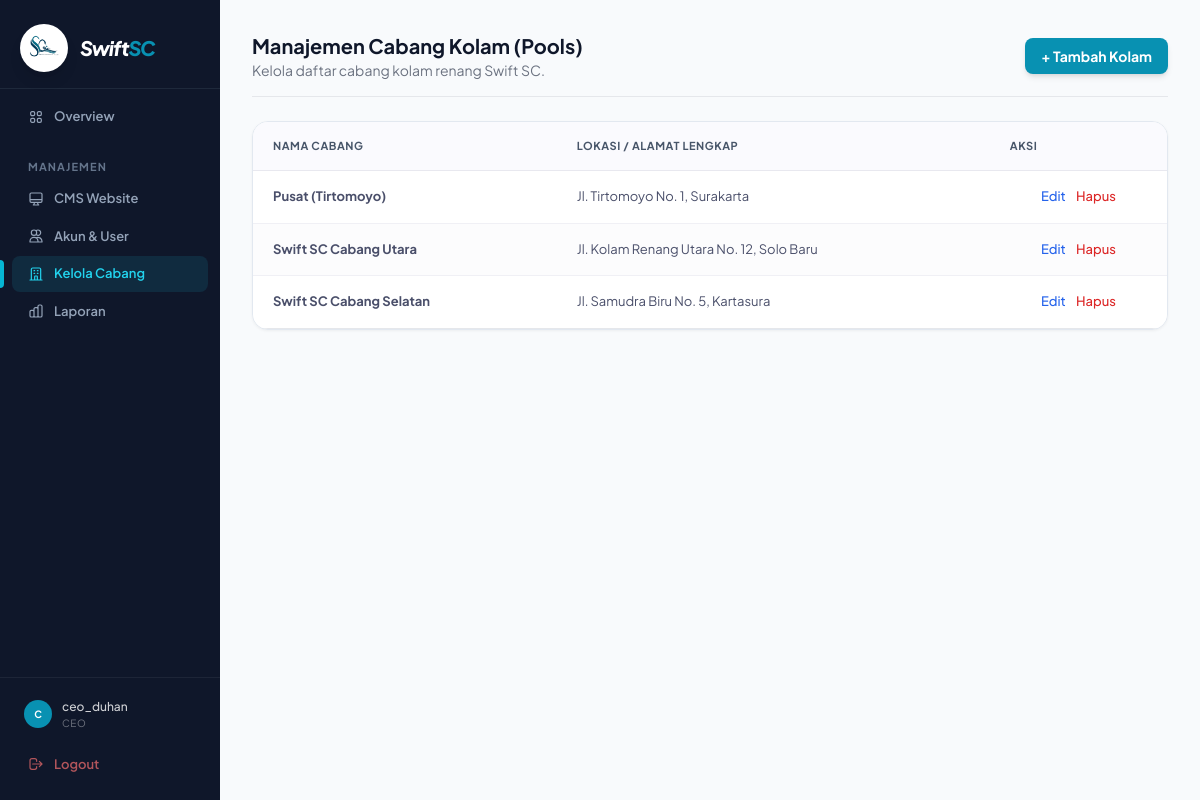
The app's page /ceo/ceo_manage_kolam.php (signed in) with its own data.
### tables this page shows
CREATE TABLE `cabang` (
  `id` int(11) NOT NULL,
  `nama_cabang` varchar(100) NOT NULL,
  `lokasi` text NOT NULL,
  `created_at` timestamp NOT NULL DEFAULT current_timestamp()
);

### ceo/ceo_manage_kolam.php (the view, shortened to what this page needs)
<?php
include '../includes/header.php';
include '../includes/sidebar.php';
include '../includes/koneksi.php';
?>
<div class="lg:ml-[220px] pt-16 lg:pt-0 min-h-screen">
    <div class="p-4 lg:p-8 page-content">
        <div class="flex justify-between items-center mb-6 border-b pb-4">
            <div>
                <h1 class="text-xl font-bold text-algolia-navy">Manajemen Cabang Kolam (Pools)</h1>
                <p class="text-sm text-gray-500">Kelola daftar cabang kolam renang Swift SC.</p>
            </div>
            <button data-modal-target="modalTambahKolam" data-modal-toggle="modalTambahKolam" class="bg-algolia-blue hover:bg-algolia-darkblue text-white font-bold py-2 px-4 rounded-lg text-sm transition-all shadow-md">+ Tambah Kolam</button>
        </div>
        <div class="card overflow-hidden">
            <table class="table-algolia">
                <thead class="text-xs text-gray-500 uppercase bg-gray-50/80">
                    <tr>
                        <th class="px-6 py-4">Nama Cabang</th>
                        <th class="px-6 py-4">Lokasi / Alamat Lengkap</th>
                        <th class="px-6 py-4 text-center">Aksi</th>
                    </tr>
                </thead>
                <tbody>
                    <?php
                    $poolsArray = [];
                    try {
                        $q_kolam = mysqli_query($koneksi, "SELECT * FROM cabang");
                        while($row = mysqli_fetch_assoc($q_kolam)) {
                            $poolsArray[] = $row;
                        }
                    } catch (\Exception $e) {}
                    if(count($poolsArray) > 0) {
                        foreach($poolsArray as $data) {
                    ?>
                    <tr class="bg-white border-b hover:bg-slate-50">
                        <td class="px-6 py-4 font-bold text-gray-800"><?= htmlspecialchars($data['nama_cabang']); ?></td>
                        <td class="px-6 py-4 text-slate-600"><?= htmlspecialchars($data['lokasi']); ?></td>
                        <td class="px-6 py-4 text-center space-x-2">
                            <button data-modal-target="modalEditKolam<?= $data['id']; ?>" data-modal-toggle="modalEditKolam<?= $data['id']; ?>" class="font-medium text-blue-600 hover:underline">Edit</button>
                            <a href="ceo_kolam_proses.php?hapus=<?= $data['id']; ?>" onclick="return confirm('Yakin ingin menghapus cabang ini?')" class="font-medium text-red-600 hover:underline">Hapus</a>
                        </td>
                    </tr>
                    <?php } } else { echo "<tr><td colspan='3' class='px-6 py-8 text-center text-slate-500 italic'>Belum ada data kolam cabang. Silakan tambah data baru.</td></tr>"; } ?>
                </tbody>
            </table>
        </div>
    </div>
</div>
<?php include '../includes/footer.php'; ?>

### includes/header.php (style rules this page uses)
body { font-family: 'Plus Jakarta Sans', sans-serif; background: #f8fafc; color: #0f172a; }
.card { background: #FFFFFF; border: 1px solid #e2e8f0; border-radius: 1rem; box-shadow: 0 1px 3px 0 rgba(0, 0, 0, 0.05); }
button, .btn, a.badge { border-radius: 0.5rem !important; }
table { border-collapse: separate; border-spacing: 0; width: 100%; border-radius: 0.75rem; overflow: hidden; }
th { background-color: #f8fafc; font-weight: 700 !important; color: #475569 !important; padding: 1rem 1.25rem !important; border-bottom: 1px solid #e2e8f0; }
td { padding: 1rem 1.25rem !important; border-bottom: 1px solid #f1f5f9; color: #334155; }
tbody tr:nth-child(even) { background-color: #fcfcfd; }
.table-algolia { width: 100%; border-collapse: collapse; }
.table-algolia thead th { font-size: 11px; font-weight: 600; color: #6B6F8D; text-transform: uppercase; letter-spacing: 0.05em; padding: 12px 16px; border-bottom: 1px solid #E8E8EF; text-align: left; background: #FAFAFE; }
.table-algolia tbody td { font-size: 13px; padding: 12px 16px; border-bottom: 1px solid #F0F0F5; color: #4A4F6A; }
.table-algolia tbody tr:last-child td { border-bottom: none; }
.page-content { animation: fadeUp 0.3s ease-out; }

### records on screen
cabang: nama_cabang "Pusat (Tirtomoyo)", lokasi "Jl. Tirtomoyo No. 1, Surakarta"
cabang: nama_cabang "Swift SC Cabang Utara", lokasi "Jl. Kolam Renang Utara No. 12, Solo Baru"
cabang: nama_cabang "Swift SC Cabang Selatan", lokasi "Jl. Samudra Biru No. 5, Kartasura"

### other values on screen
substr($nama, 0, 1) "C"
$nama "ceo_duhan"
$role "CEO"
